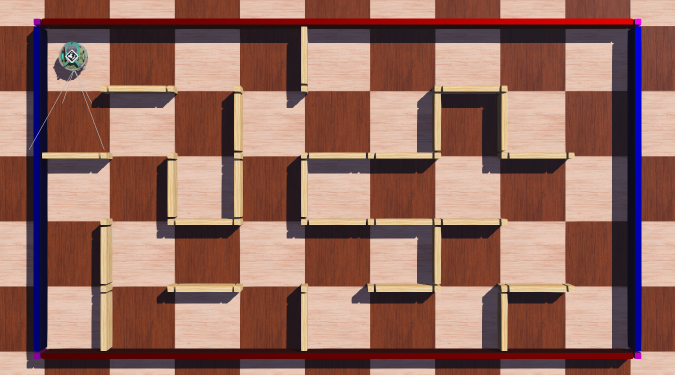
#> input picture src/Combined/Maze_1.png, 1350 x 750 px, found by its file name (shown at 1/2 size); its folder holds only this picture in this run
$ python Main.py
#> lines starting #> are read from the running program, lines starting #| are printed output that depends on the picture; after the words box and inside, x2 and y2 are one past the last pixel; in counts of white or black regions, pixels touching at a corner belong together
# %%
# coding: utf-8

# In[1]:

import cv2
import numpy as np
import matplotlib.pyplot as plt
RELATIVE_PATH = '.\\'

class ValueOutsideRangeError(Exception):
    """Raised when the input value is Out of Bounds"""
    pass

#%%
while True:
    try:
        mapNum = input("Select your map, by entering a number between 1 and 5: ")
        mapNum = int(mapNum)
        if(mapNum < 1 or mapNum > 5):
            raise ValueOutsideRangeError
        print("Map #", mapNum, " Selected.", )
        break
    except ValueError:
        print("Invalid Map Number, try again.")
    except ValueOutsideRangeError:
        print("Invalid Map Number, try again.")
#> this loop made 1 pass; the answer given on pass 1: 1

#%% Set the correct map, maze, and robot file names.

MAZE_FILE_NAME = RELATIVE_PATH + f'Maze_{mapNum}.png'
ROBOT_FILE_NAME = RELATIVE_PATH + f'Robot_{mapNum}.png'
MAP_FILE_NAME = RELATIVE_PATH + f'MapFound.txt'

# In[2]:

img = cv2.imread(MAZE_FILE_NAME)
#> img is the input picture: shape (750, 1350, 3); mean B, G, R 94.9, 105.7, 146.9
img_rgb = cv2.cvtColor(img,cv2.COLOR_BGR2RGB)
plt.figure(figsize = (18,10))
plt.imshow(img_rgb)
plt.show()


# In[3]:


img_hsv = cv2.cvtColor(img,cv2.COLOR_BGR2HSV)
#> img_hsv: shape (750, 1350, 3); mean H, S, V 37.2, 110.8, 150.1
img_gray = cv2.imread(MAZE_FILE_NAME,cv2.IMREAD_GRAYSCALE)
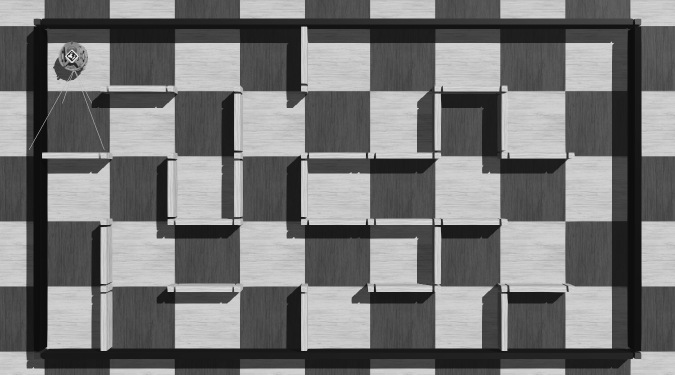
#> img_gray: shape (750, 1350) (shown at 1/2 size); min 13, max 243, mean 116.3
mask1 = (img_hsv[:,:,0] >= 140) & (img_hsv[:,:,0] <= 150) & (img_hsv[:,:,1] > 50) & (img_hsv[:,:,2] > 100)
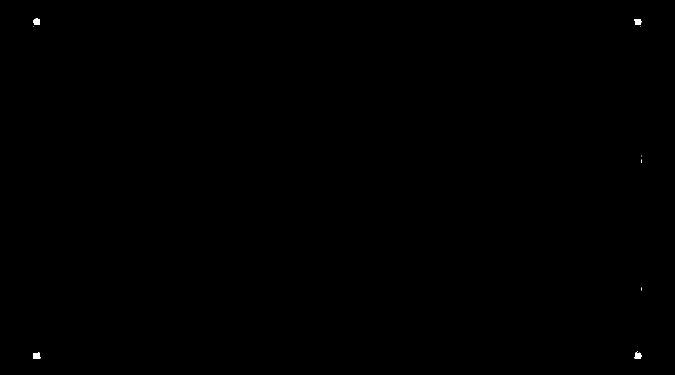
#> mask1: shape (750, 1350) bool (shown at 1/2 size); 0.06% white; 10 white regions (6 under 20 px), largest, box (x1, y1, x2, y2) and area: (67, 705, 81, 718) 162, (1269, 705, 1283, 718) 155, (67, 37, 80, 50) 145, (1269, 38, 1283, 50) 143
mask1 = np.array(mask1,dtype=np.uint8)
kernel = np.ones((3,3), np.uint8)
mask1 = cv2.erode(mask1, kernel, iterations = 1)
#> mask1: shape (750, 1350); values 0 (black) and 1 (white), 0.04% white; 4 white regions, box (x1, y1, x2, y2) and area: (68, 706, 80, 717) 112, (1270, 706, 1282, 717) 104, (68, 38, 79, 48) 97, (1270, 39, 1282, 49) 95
masked_data = cv2.bitwise_and(img_gray, img_gray, mask=mask1)


# In[4]:


corner1 = masked_data[:375,:337]
#> corner1: shape (375, 337); values 0 (black) and 66 (white), 0.08% white; 1 white region, box (x1, y1, x2, y2) and area: (68, 38, 79, 48) 97
corner2 = masked_data[:375,1013:]
#> corner2: shape (375, 337); values 0 (black) and 102 (white), 0.08% white; 1 white region, box (x1, y1, x2, y2) and area: (257, 39, 269, 49) 95
corner3 = masked_data[375:,:337]
corner4 = masked_data[375:,1013:]
ret1,thresh1 = cv2.threshold(corner1,0,255,0)
ret2,thresh2 = cv2.threshold(corner2,0,255,0)
ret3,thresh3 = cv2.threshold(corner3,0,255,0)
#> thresh3: shape (375, 337); 0.09% white; 1 white region, box (x1, y1, x2, y2) and area: (68, 331, 80, 342) 112
ret4,thresh4 = cv2.threshold(corner4,0,255,0)
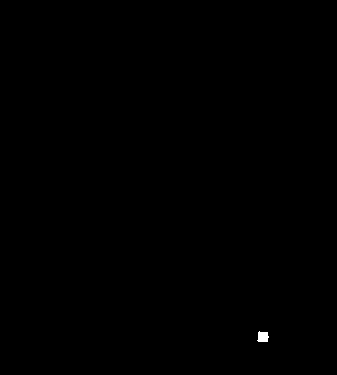
#> thresh4: shape (375, 337); 0.08% white; 1 white region, box (x1, y1, x2, y2) and area: (257, 331, 269, 342) 104
M1 = cv2.moments(thresh1)
#> M1 = moments, m00 24735, centre m10/m00, m01/m00 = (73.26, 42.82)
M2 = cv2.moments(thresh2)
#> M2 = moments, m00 24225, centre m10/m00, m01/m00 = (262.5, 43.03)
M3 = cv2.moments(thresh3)
#> M3 = moments, m00 28560, centre m10/m00, m01/m00 = (73.09, 336.5)
M4 = cv2.moments(thresh4)
#> M4 = moments, m00 26520, centre m10/m00, m01/m00 = (262.5, 336.5)
cX1 = int(M1["m10"] / M1["m00"])
#> cX1 = 73
cY1 = int(M1["m01"] / M1["m00"])
#> cY1 = 42
cX2 = int(M2["m10"] / M2["m00"])
#> cX2 = 262
cY2 = int(M2["m01"] / M2["m00"])
#> cY2 = 43
cX3 = int(M3["m10"] / M3["m00"])
#> cX3 = 73
cY3 = int(M3["m01"] / M3["m00"])
#> cY3 = 336
cX4 = int(M4["m10"] / M4["m00"])
#> cX4 = 262
cY4 = int(M4["m01"] / M4["m00"])
#> cY4 = 336


# In[5]:


plt.figure(figsize = (18,10))
plt.imshow(corner4)
plt.show()


# In[6]:


img_rgb = cv2.rectangle(img_rgb,(cX1-20,cY1-20),(cX1+20,cY1+20),(0,255,255),3)
img_rgb = cv2.rectangle(img_rgb,(cX2-20+1013,cY2-20),(cX2+20+1013,cY2+20),(0,255,255),3)
img_rgb = cv2.rectangle(img_rgb,(cX3-20,cY3-20+375),(cX3+20,cY3+20+375),(0,255,255),3)
img_rgb = cv2.rectangle(img_rgb,(cX4-20+1013,cY4-20+375),(cX4+20+1013,cY4+20+375),(0,255,255),3)
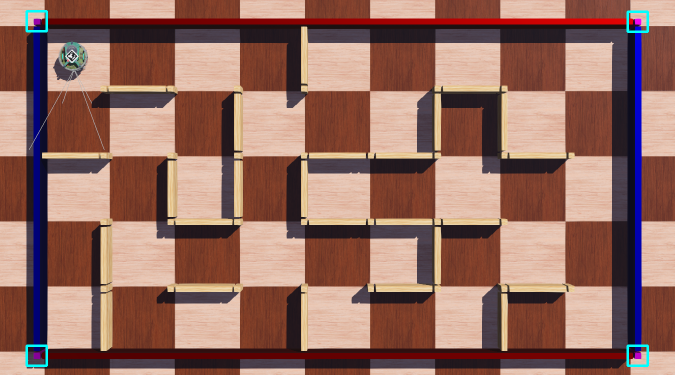
#> img_rgb: shape (750, 1350, 3) (shown at 1/2 size); mean R, G, B 146.5, 106.3, 95.4
plt.figure(figsize = (18,10))
plt.imshow(img_rgb)
plt.show()


# In[7]:


img_rgb1 = cv2.cvtColor(img,cv2.COLOR_BGR2RGB)
pts1 = np.float32([[cX1,cY1],[cX2+1013,cY2],[cX3,cY3+375],[cX4+1013,cY4+375]])
#> pts1 = [[73, 42], [1275, 43], [73, 711], [1275, 711]]
pts2 = np.float32([[0,0],[900,0],[0,500],[900,500]])
H = cv2.getPerspectiveTransform(pts1,pts2)
#> H = [[0.748, -5.15e-18, -54.57], [-0.000622, 0.747, -31.34], [-1.24e-06, 1.18e-20, 1]]
dst = cv2.warpPerspective(img_rgb1, H, (900,500))
plt.figure(figsize = (18,10))
plt.imshow(dst)
plt.show()


# In[8]:


img_hsv2 = cv2.cvtColor(dst,cv2.COLOR_RGB2HSV)
#> img_hsv2: shape (500, 900, 3); mean H, S, V 37.7, 107.6, 150
mask2 = (img_hsv2[:,:,0] >= 15) & (img_hsv2[:,:,0] <= 20) & (img_hsv2[:,:,1] > 60)
#> mask2: shape (500, 900) bool; 5.9% white; 44 white regions (6 under 20 px), largest, box (x1, y1, x2, y2) and area: (96, 306, 114, 494) 3221, (691, 392, 806, 406) 1351, (196, 392, 309, 406) 1304
mask2 = (mask2 == False)
mask2 = np.array(mask2,dtype=np.uint8)
masked_data2 = cv2.bitwise_and(dst, dst, mask=mask2)
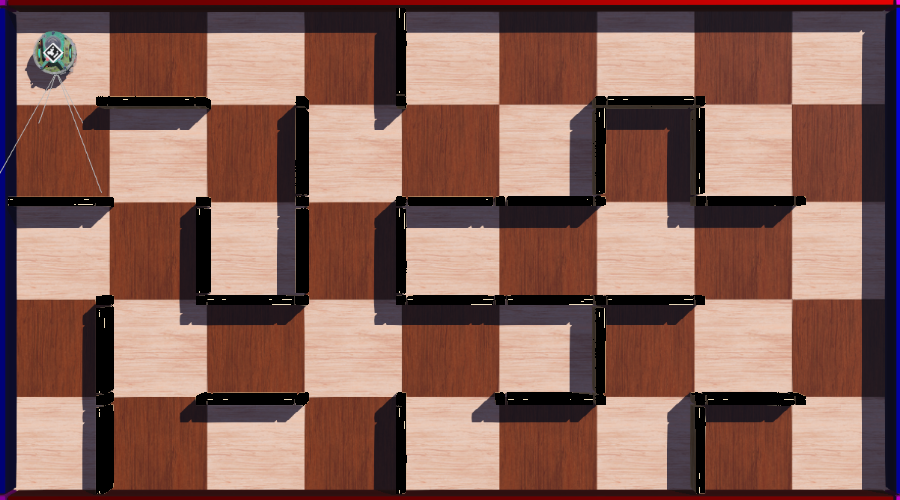
#> masked_data2: shape (500, 900, 3); mean R, G, B 134.7, 96.7, 87.1
for i in range(5):
    for j in range(9):
        if(masked_data2[i*100+50,j*100,0] == 0):
            dst = cv2.rectangle(dst,(j*100-1,i*100),(j*100+1,i*100+100),(0,255,255),3)
        if(masked_data2[i*100,j*100+50,0] == 0):
            dst = cv2.rectangle(dst,(j*100,i*100-1),(j*100+100,i*100+1),(0,255,255),3)
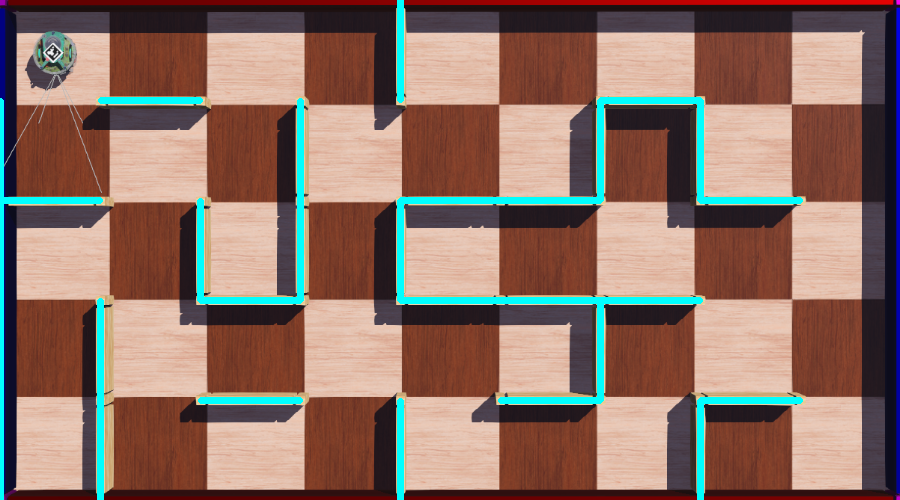
#> dst: shape (500, 900, 3); mean R, G, B 139.2, 111.4, 100.3
plt.figure(figsize = (18,10))
plt.imshow(dst)
plt.show()


# In[9]:


hsv_mask = cv2.cvtColor(masked_data2,cv2.COLOR_RGB2HSV)
#> hsv_mask: shape (500, 900, 3); mean H, S, V 36.6, 102.2, 136.8
center_h = 0
center_v = 0
counter = 0
botLoc = -1
for i in range(10,90):
    for j in range(10,90):
        if(hsv_mask[i,j,0] >= 34) and (hsv_mask[i,j,0] <= 87):
            center_h += j
            center_v += i
            counter += 1
            botLoc = 0
if(botLoc == -1):
    for i in range (10,90):
        for j in range(810,890):
            if(hsv_mask[i,j,0] >= 34) and (hsv_mask[i,j,0] <= 87):
                center_h += j
                center_v += i
                counter += 1
                botLoc = 1
if(botLoc == -1):
    for i in range (410,490):
        for j in range(10,90):
            if(hsv_mask[i,j,0] >= 34) and (hsv_mask[i,j,0] <= 87):
                center_h += j
                center_v += i
                counter += 1
                botLoc = 2
if(botLoc == -1):
    for i in range (410,490):
        for j in range(810,890):
            if(hsv_mask[i,j,0] >= 34) and (hsv_mask[i,j,0] <= 87):
                center_h += j
                center_v += i
                counter += 1
                botLoc = 3
# print(botLoc)
center_h = int(center_h / counter)
center_v = int(center_v / counter)
# print(center_h,center_v)
dst = cv2.circle(dst,(center_h,center_v),20,(255,0,255),2)
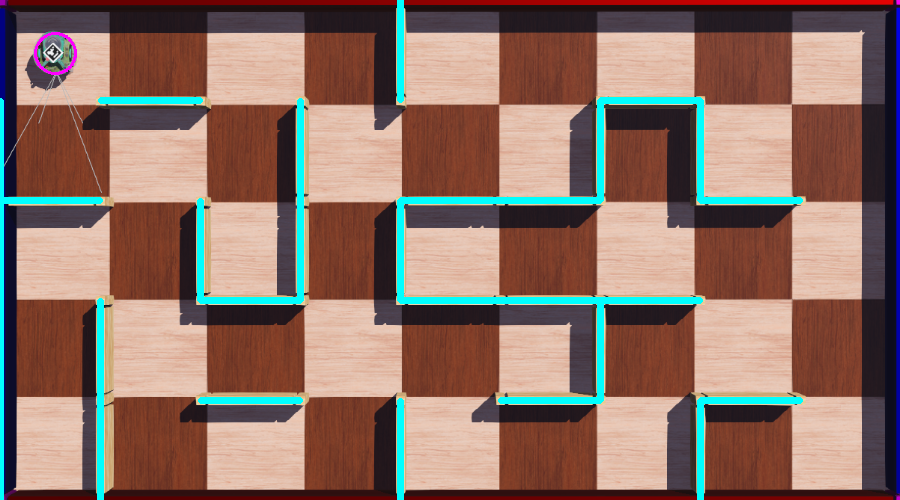
#> dst: shape (500, 900, 3); 0.09% of pixels changed, all inside (x1, y1, x2, y2) = (34, 32, 77, 75)
plt.figure(figsize = (18,10))
plt.imshow(dst)
plt.show()


# In[10]:


img2 = cv2.imread(ROBOT_FILE_NAME)
#> (the run stopped early here; a loop or call above may not have finished)
